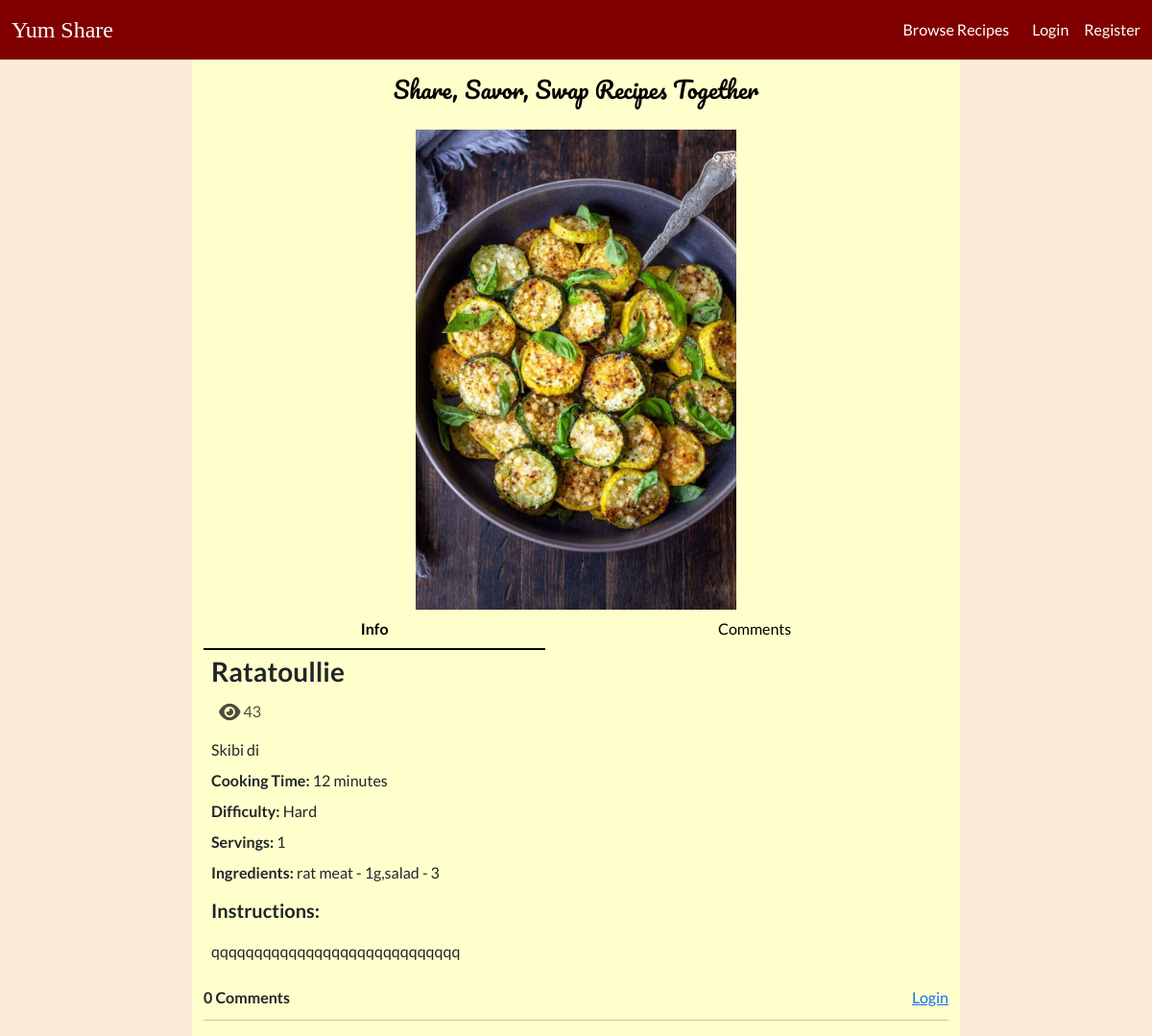
Page /recipe?id=9 on the earlier database version.
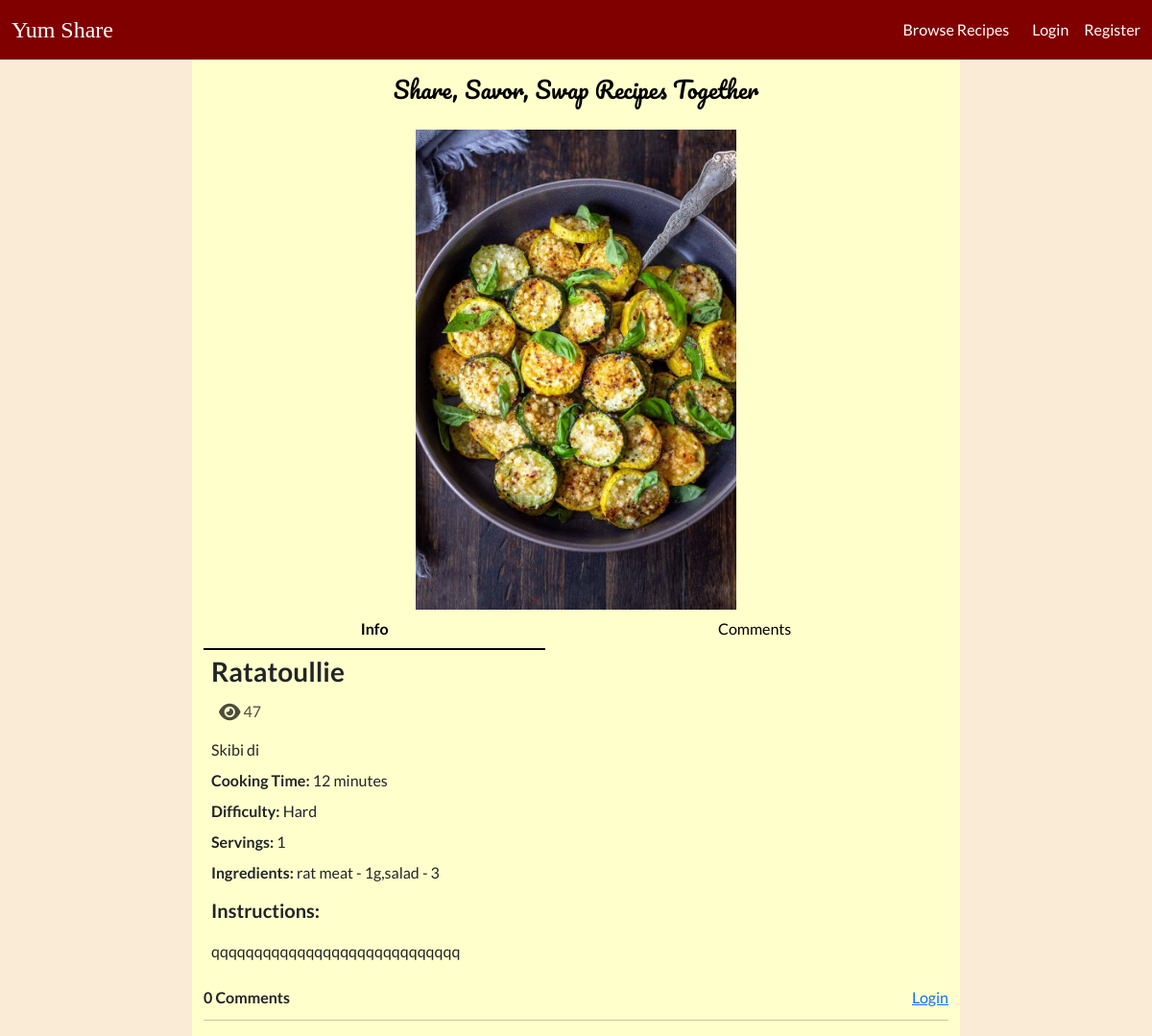
Same page on the later database version.
### tables this page shows
CREATE TABLE `recipes` (
  `id` int NOT NULL AUTO_INCREMENT,
  `name` varchar(255) NOT NULL,
  `time` int NOT NULL,
  `difficulty` int DEFAULT NULL,
  `description` varchar(255) DEFAULT NULL,
  `instructions` text NOT NULL,
  `servings` int DEFAULT NULL,
  `image` varchar(255) DEFAULT NULL,
  `views` int DEFAULT '0',
  `user_id` int NOT NULL,
  `created` datetime NOT NULL,
  `ingredients` text NOT NULL,
  `updated` datetime DEFAULT NULL,
  `rating` int DEFAULT NULL,
  PRIMARY KEY (`id`),
  KEY `user_id` (`user_id`),
  CONSTRAINT `recipes_ibfk_1` FOREIGN KEY (`user_id`) REFERENCES `users` (`id`) ON DELETE CASCADE
);

### Core/functions.php (called while the page is built, shortened)
<?php
function base_path($path)
{
    return BASE_PATH . $path;
}
function view($path, $attributes = [])
{
    extract($attributes);
    require base_path('views/' . $path);
}
function intToDifficulty($value) {
    switch($value) {
        case 3:
            return 'Hard';
            break;
    }
}
function loggedIn() {
    return isset($_SESSION['user']);
}

### Http/controllers/recipes/show.php (called while the page is built, shortened)
<?php
$recipeRepo = new RecipeRepository();
$ratingRepo = new RatingRepository();
$commentRepo = new CommentRepository();
$recipeRepo->updateView($_GET['id']);
$recipe = $recipeRepo->findById($_GET['id']);
$isFavourite = false;
$userRating = $ratingRepo->findByUserIdAndRecipeId($_SESSION['user']['id'], $_GET['id']);
$comments = $commentRepo->findByRecipeId($_GET['id']);
view('/recipes/show.view.php',[
    'recipe' => $recipe,
    'isFavourite' => $isFavourite,
    'userRating' => $userRating ? $userRating['rating'] : '',
    'comments' => $comments
]);

### public/index.php (called while the page is built, shortened)
<?php
require BASE_PATH . 'Core/functions.php';
require BASE_PATH . 'bootstrap.php';
$router = new Core\Router();
$url = parse_url($_SERVER['REQUEST_URI'])['path'];
$method = $_POST['_method'] ?? $_SERVER['REQUEST_METHOD'];
$router->route($url, $method);

### Core/App.php (called while the page is built, shortened)
<?php
class App
{
    protected static Container $container;
    public static function setContainer($container) {
        static::$container = $container;
    }
    public static function getContainer() {
        return static::$container;
    }
}

### config.php (called while the page is built)
<?php
return [
  'database' => [
      'host' => 'localhost',
      'port' => 3306,
      'dbname' => 'recipeapp'
  ]
];

### bootstrap.php (called while the page is built, shortened)
<?php
$container = new Container();
$container->bind('Core\Database', function () {
    $config = require base_path('config.php');
    return new Database($config['database']);
});

### Core/Database.php (called while the page is built, shortened)
<?php
class Database
{
    protected $connection;
    public function __construct($config, $username = 'root', $password = 'root')
    {
        $dsn = 'mysql:' . http_build_query($config, '', ';');
        $this->connection = new PDO($dsn, $username, $password, [
            PDO::ATTR_DEFAULT_FETCH_MODE => PDO::FETCH_ASSOC
        ]);
    }
    public function query($query, $params = []) {
        $this->statement = $this->connection->prepare($query);
        $this->statement->execute($params);
        return $this->statement;
    }
}

### Core/Container.php (called while the page is built, shortened)
<?php
class Container
{
    protected $bindings = [];
    public function bind($key, $value) {
        $this->bindings[$key] = $value;
    }
    public function resolve($key) {
        return call_user_func($this->bindings[$key]);
    }
}

### repositories/RecipeRepository.php (called while the page is built, shortened)
<?php
class RecipeRepository
{
    protected $db;
    public function __construct()
    {
        $this->db = App::getContainer()->resolve('Core\Database');
    }
    public function findById($recipeId) {
        $statement = "SELECT * FROM recipes WHERE id = :id";
        return $this->db->query($statement, [
           'id' => $recipeId
        ])->fetch();
    }
    public function updateRecipe($attributes) {
        $statement = 'UPDATE recipes SET  ';
        foreach ($attributes as $key => $value) {
            if ($key === 'id') {
                continue;
            }
            $statement = $statement . $key . '=:' . $key . ',';
        }
        $statement = substr($statement, 0, -1);
        $statement = $statement . ' WHERE id=:id';
        $this->db->query($statement, $attributes);
    }
}

### repositories/CommentRepository.php (called while the page is built, shortened)
<?php
class CommentRepository
{
    protected $db;
    public function __construct()
    {
        $this->db = App::getContainer()->resolve('Core\Database');
    }
    public function findByRecipeId($recipeId) {
        $statement = "SELECT * FROM comments WHERE recipe_id = :recipeId";
        return $this->db->query($statement, [
           'recipeId' => $recipeId
        ])->fetchAll();
    }
}

### views/recipes/show.view.php (the view, shortened to what the changed rows need)
<!doctype html>
<html lang="en">
<head>
    <?php require BASE_PATH . 'public/resources/links/links.php' ?>
</head>
<body>
    <header>
        <?php require base_path('views/partials/nav.view.php') ?>
    </header>
    <main>
        <div class="d-flex justify-content-center container-fluid">
            <div class="content container-fluid" style="max-width: 800px; background-color: #ffffcc ;">
                <p class="slogan text-black mb-4 fs-4">Share, Savor, Swap Recipes Together</p>
                <div class="recipe-image d-flex flex-column align-items-center position-relative">
                    <img id="recipe-image" class="" src="<?= $_FILES['image'] ?? $recipe['image'] ?>" alt="recipe" style="max-width: 100%; max-height: 500px;">
                    <ul class="text-dark nav nav-underline nav-fill" style="width: 100%;">
                        <li class="info-tab nav-item">
                            <button id='info-button' class="nav-link active">Info</button>
                        </li>
                        <li class="comments-tab nav-item">
                            <button id="comments-button" class="nav-link"><span class="text-black">Comments</span></button>
                        </li>
                    </ul>
                </div>
                <div class="info text-start lh-1 p-2" id="info-section">
                    <div class="d-flex flex-row justify-content-between align-items-center mb-2">
                        <div class="d-flex flex-column gap-1 mb-3">
                            <p class="fw-semibold fs-3"><?= htmlspecialchars($recipe['name']) ?></p>
                            <div class="d-flex flex-row">
                                <div style="color: rgba(0, 0, 0, 0.7);">
                                    <i class="fa-solid fa-eye fa-lg"></i>
                                    <span><?= $recipe['views'] ?></span>
                                </div>
                            </div>
                        </div>
                    </div>
                    <p><?= htmlspecialchars($recipe['description']) ?></p>
                    <p><span class="fw-semibold">Cooking Time:</span> <?= htmlspecialchars($recipe['time']) ?> minutes</p>
                    <p><span class="fw-semibold">Difficulty:</span> <?= intToDifficulty($recipe['difficulty']) ?></p>
                    <p><span class="fw-semibold">Servings:</span> <?= $recipe['servings'] ?></p>
                    <p><span class="fw-semibold">Ingredients:</span> <?= htmlspecialchars($recipe['ingredients']) ?></p>
                    <div class="lh-base">
                        <p class="fs-5 fw-semibold">Instructions:</p>
                        <p><?= htmlspecialchars($recipe['instructions']) ?></p>
                    </div>
                </div>
                <div class="d-flex flex-row justify-content-between">
                    <p class="fw-semibold"><span id="comment-count"><?= count($comments) ?></span> Comments</p>
                    <?php if (!loggedIn()) : ?>
                        <a class="" href="/login">Login</a>
                    <?php endif; ?>
                </div>
                <hr class="mb-3" style="margin-top: -5px;">
            </div>
        </div>
    </main>
</body>

### Core/Router.php (shortened to what the changed rows need)
<?php
class Router
{
    protected $routes = [];
    public function add($url, $controller, $method) {
        $this->routes[] = [
            'url' => $url,
            'controller' => $controller,
            'method' => $method,
            'middleware' => null
        ];
        return $this;
    }
    public function only($key) {
        $this->routes[array_key_last($this->routes)]['middleware'] = $key;
        return $this;
    }
    public function route($url, $method) {
        foreach ($this->routes as $route) {
            if ($route['url'] === $url && $route['method'] === strtoupper($method)) {
                return require base_path('Http/controllers/' . $route['controller']);
            }
        }
    }
}

### views/partials/nav.view.php
<nav class="navbar navbar-expand-lg text-white fixed-top">
    <?php if (isset($_SESSION['user'])) : ?>
        <div class="container-fluid">
            <?php $brandLink = isset($_SESSION['user']) ? '/home' : '/' ?>
            <a class="heading navbar-brand text-white fs-4" href="<?= $brandLink ?>">Yum Share</a>
            <button class="navbar-toggler" type="button" data-bs-toggle="collapse" data-bs-target="#navbarSupportedContent" aria-controls="navbarSupportedContent" aria-expanded="false" aria-label="Toggle navigation">
                <span class="navbar-toggler-icon"></span>
            </button>
            <div class="collapse navbar-collapse" id="navbarSupportedContent">
                <ul class="navbar-nav me-auto mb-2 mb-lg-0">
                    <li class="nav-item">
                        <a class="nav-link active text-white" aria-current="page" href="/home"><span class="gray-hover">Home</span></a>
                    </li>
                    <li class="nav-item dropdown">
                        <a class="nav-link dropdown-toggle text-white" href="#" role="button" data-bs-toggle="dropdown" aria-expanded="false">
                            <span class="gray-hover">Recipes</span>
                        </a>
                        <ul class="dropdown-menu">
                            <li><a class="dropdown-item" href="/recipes?id=<?= $_SESSION['user']['id'] ?>">My Recipes</a></li>
                            <li><a class="dropdown-item" href="/recipes/create">Create New Recipe</a></li>
                            <li><a class="dropdown-item" href="/recipes/favourites">Favourites</a></li>
                            <li><a class="dropdown-item" href="/search">Browse Recipes</a></li>
                        </ul>
                    </li>
                </ul>
                <div class="nav-item btn-group dropdown me-3 mb-3 mb-lg-0">
                    <button type="button" class="btn btn-dark dropdown-toggle" data-bs-toggle="dropdown" aria-expanded="false">
                        <i class="fa-solid fa-user"></i>
                    </button>
                    <ul class="dropdown-menu">
                        <li><a class="dropdown-item" href="/profile">My Profile</a></li>
                        <li><a class="dropdown-item" href="/logout">Logout</a></li>
                    </ul>
                </div>
                <form class="d-flex" role="search">
                    <input class="form-control me-2" type="search" placeholder="Quick Search" aria-label="Search">
                    <button class="btn btn-success" type="submit">Search</button>
                </form>
            </div>
        </div>
    <?php else : ?>
        <div class="container-fluid d-flex flex-row justify-content-between align-items-center">
            <?php $brandLink = isset($_SESSION['user']) ? '/home' : '/' ?>
            <a class="heading navbar-brand text-white fs-4" href="<?= $brandLink ?>">Yum Share</a>
            <div class="search-bar d-flex flex-row justify-content-between align-items-center gap-3">
                <a class="no-underline text-white" href=""><span class="gray-hover">Browse Recipes</span></a>
                <a class="no-underline text-white gray-hover ms-2" href="/login"><span class="gray-hover">Login</span></a>
                <a class="no-underline text-white gray-hover" href="/register"><span class="gray-hover">Register</span></a>
            </div>
        </div>
    <?php endif; ?>
</nav>

Differences in the rows shown:
changed recipes "Ratatoullie": views "43" → "47"
